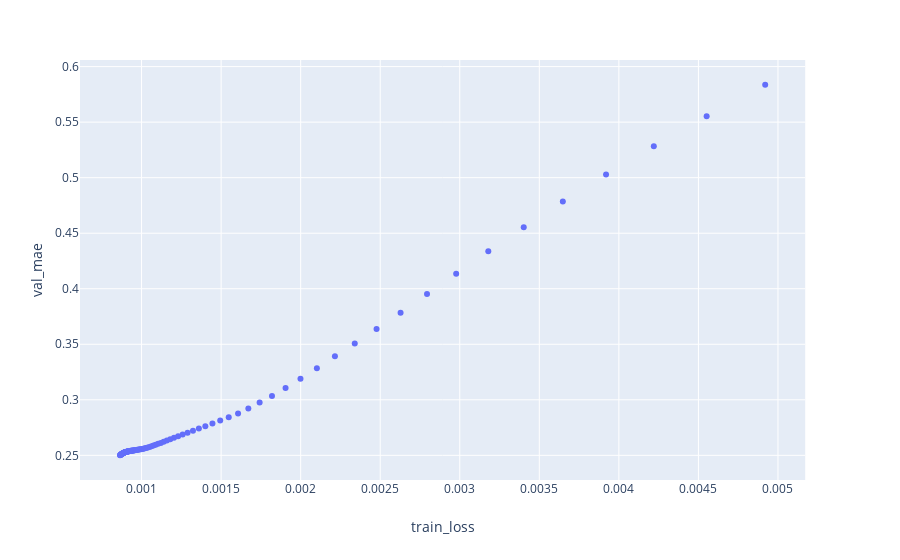

Notebook source saved alongside this figure:
### Code cell
fig = px.scatter(trainer.step_info, x='train_loss', y='val_mae')
fig.show()
